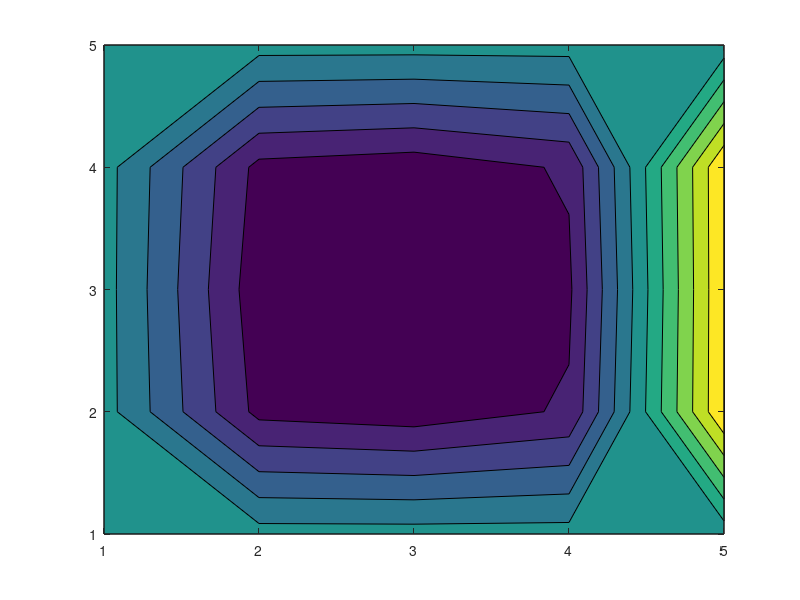

This chart was generated by the following MATLAB code:
%----------------------- garmaaye divaar 2D ---------------------------%
clc
clear
close all

A  = zeros(9,9);                            % Matrix of Coefficients 
T  = zeros(5,5);                             % All ponits Temperature Matrix
T(1,:)= 100;                                % left  side of the wall temeprature (?)
T(5,:)= 100;                                % right side of the wall tempereture (?)
T(:,1)= 100;                                % lower side of the wall temperature (?)
T(2:end-1,5)= 200;                                % upper side of the wall temperature (?)

L = 1;                                      % wall length (m)   
H = 1;                                      % wall height (m)
alpha = 0.1;                                % Heat diffusion coefficient (m^2/s)

dX = 1;                                     % steps for wall length (m) 
dY = 1;                                     % steps for wall height (m)
x = 1:dX:L;                                 % wall lenght points
y = 1:dY:H;                                 % wall height points
nx = length(x);                             % number of points in length of the wall
ny = length(y);                             % number of points in height of the wall
  
dt =1;                                   % Time step (s)
ft = 2000;                                   % Final time (s)
t = 0:dt:ft;                                % Time grid
nt = length(t);                             % number of time steps

dx = alpha*dt/(dX^2);                       % x diffusion number
dy = alpha*dt/(dY^2);                       % y diffusion number 
 
a = dx;                                     % a coefficient definition
b = dx;                                     % b coefficient definition
c = -2*(dx+dy+1);                           % c coefficient definition
d = dy;                                     % d coefficient definition
e = dy;                                     % e coefficient definition


% for i=1:9  
%     for j=1:9      
%         if i==j     
%             A(i,j)=c;      
%         elseif (i~=1 && i~=2 && i~=3 && i-j==3)           
%             A(i,j)=a;        
%         elseif (i~=3 && i~=6 && i~=9 && j-i==1)          
%             A(i,j)=e;       
%         elseif (i~=7 && i~=8 && i~=9 && j-i==3)          
%             A(i,j)=b;      
%         elseif (i~=1 && i~=4 && i~=7 && i-j==1)           
%             A(i,j)=d;      
%         end
%     end
%     
% end

 A = [ c e 0 b 0 0 0 0 0 ;              % A Matrix
       d c e 0 b 0 0 0 0 ;
       0 d c 0 0 b 0 0 0 ;
       a 0 0 c e 0 b 0 0 ;
       0 a 0 d c e 0 b 0 ;
       0 0 a 0 d c 0 0 b ;
       0 0 0 a 0 0 c e 0 ;
       0 0 0 0 a 0 d c e ;
       0 0 0 0 0 a 0 d c ];
   for i=1:nt
          
    f =   [-T(2,2)-(a*T(1,2))-(d*T(2,1));
           -T(2,3)-(a*T(1,3));
           -T(2,4)-(a*T(1,4))-(e*T(2,5));
           -T(3,2)-(d*T(3,1));
           -T(3,3);       
           -T(3,4)-(e*T(3,5));
           -T(4,2)-(d*T(4,1))-(b*T(5,2));
           -T(4,3)-(b*T(5,3));
           -T(4,4)-(b*T(5,4))-(e*T(4,5))];  
                 T=T';

            T(2:4,2:4)= reshape(inv(A)*f,3,3);
                             T=T';

   end
   T
       contourf(T) 
        
        
        